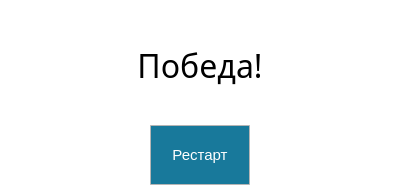
<?xml version="1.0" encoding="UTF-8"?>
<ui version="4.0">
 <class>EndGameWidget</class>
 <widget class="QWidget" name="EndGameWidget">
  <property name="geometry">
   <rect>
    <x>0</x>
    <y>0</y>
    <width>400</width>
    <height>196</height>
   </rect>
  </property>
  <property name="windowTitle">
   <string>Конец Игры!</string>
  </property>
  <property name="styleSheet">
   <string notr="true">background-color: rgb(255, 255, 255);</string>
  </property>
  <layout class="QGridLayout" name="gridLayout">
   <item row="0" column="0">
    <widget class="QLabel" name="endGameText">
     <property name="font">
      <font>
       <family>Segoe Script</family>
       <pointsize>24</pointsize>
      </font>
     </property>
     <property name="text">
      <string>Победа!</string>
     </property>
     <property name="alignment">
      <set>Qt::AlignCenter</set>
     </property>
    </widget>
   </item>
   <item row="1" column="0">
    <layout class="QHBoxLayout" name="horizontalLayout">
     <item>
      <spacer name="horizontalSpacer">
       <property name="orientation">
        <enum>Qt::Horizontal</enum>
       </property>
       <property name="sizeHint" stdset="0">
        <size>
         <width>40</width>
         <height>20</height>
        </size>
       </property>
      </spacer>
     </item>
     <item>
      <widget class="QPushButton" name="restartButton">
       <property name="minimumSize">
        <size>
         <width>100</width>
         <height>60</height>
        </size>
       </property>
       <property name="maximumSize">
        <size>
         <width>100</width>
         <height>60</height>
        </size>
       </property>
       <property name="styleSheet">
        <string notr="true">#restartButton{
background-color: #18799b;
color: #ffffff; border-width: 1px; 
border-style: solid; 
border-color: rgb(181,181,181); 
font-family: Arial;
font-size: 11pt; font-weight: 450; border-radius: 1;
}
#restartButton:pressed{
background-color: #ffffff;
color: #18799b; border-width: 1px; 
border-style: solid; 
border-color: rgb(181,181,181); 
font-family: Arial;
font-size: 11pt; font-weight: 450; border-radius: 1;
}</string>
       </property>
       <property name="text">
        <string>Рестарт</string>
       </property>
      </widget>
     </item>
     <item>
      <spacer name="horizontalSpacer_2">
       <property name="orientation">
        <enum>Qt::Horizontal</enum>
       </property>
       <property name="sizeHint" stdset="0">
        <size>
         <width>40</width>
         <height>20</height>
        </size>
       </property>
      </spacer>
     </item>
    </layout>
   </item>
  </layout>
 </widget>
 <resources/>
 <connections/>
</ui>
